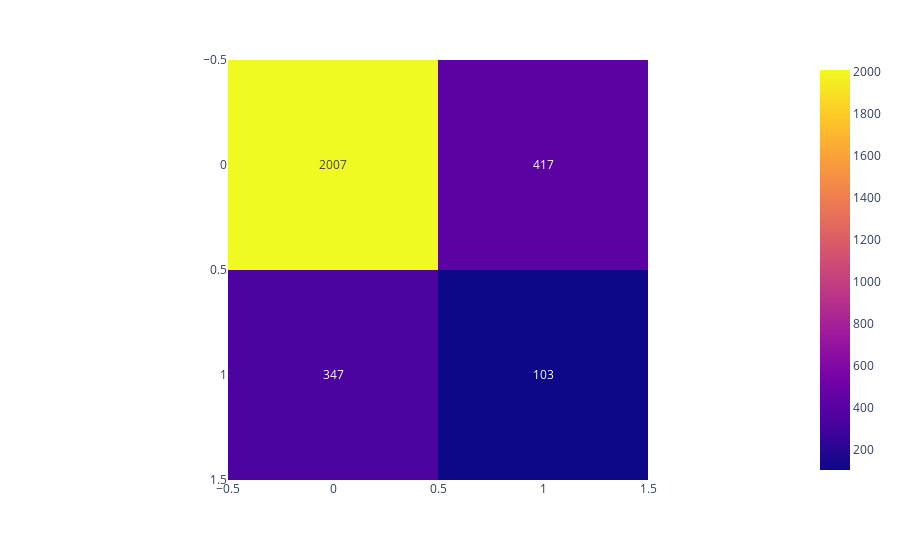

Write notebook code for a chart like this one.
### Code cell
px.imshow(confusion_matrix(y_test,predictions), text_auto=True)

### Figure 1 — Plotly figure (JSON) as saved in the notebook; plotly's stock layout.template omitted (floating-point values rounded to 4 significant figures)
{"data": [{"coloraxis": "coloraxis", "hovertemplate": "x: %{x}<br>y: %{y}<br>color: %{z}<extra></extra>", "name": "0", "texttemplate": "%{z}", "type": "heatmap", "xaxis": "x", "yaxis": "y", "z": [[2007, 417], [347, 103]]}], "layout": {"coloraxis": {"colorscale": [[0, "#0d0887"], [0.1111, "#46039f"], [0.2222, "#7201a8"], [0.3333, "#9c179e"], [0.4444, "#bd3786"], [0.5556, "#d8576b"], [0.6667, "#ed7953"], [0.7778, "#fb9f3a"], [0.8889, "#fdca26"], [1, "#f0f921"]]}, "margin": {"t": 60}, "xaxis": {"anchor": "y", "constrain": "domain", "domain": [0, 1], "scaleanchor": "y"}, "yaxis": {"anchor": "x", "autorange": "reversed", "constrain": "domain", "domain": [0, 1]}}}
